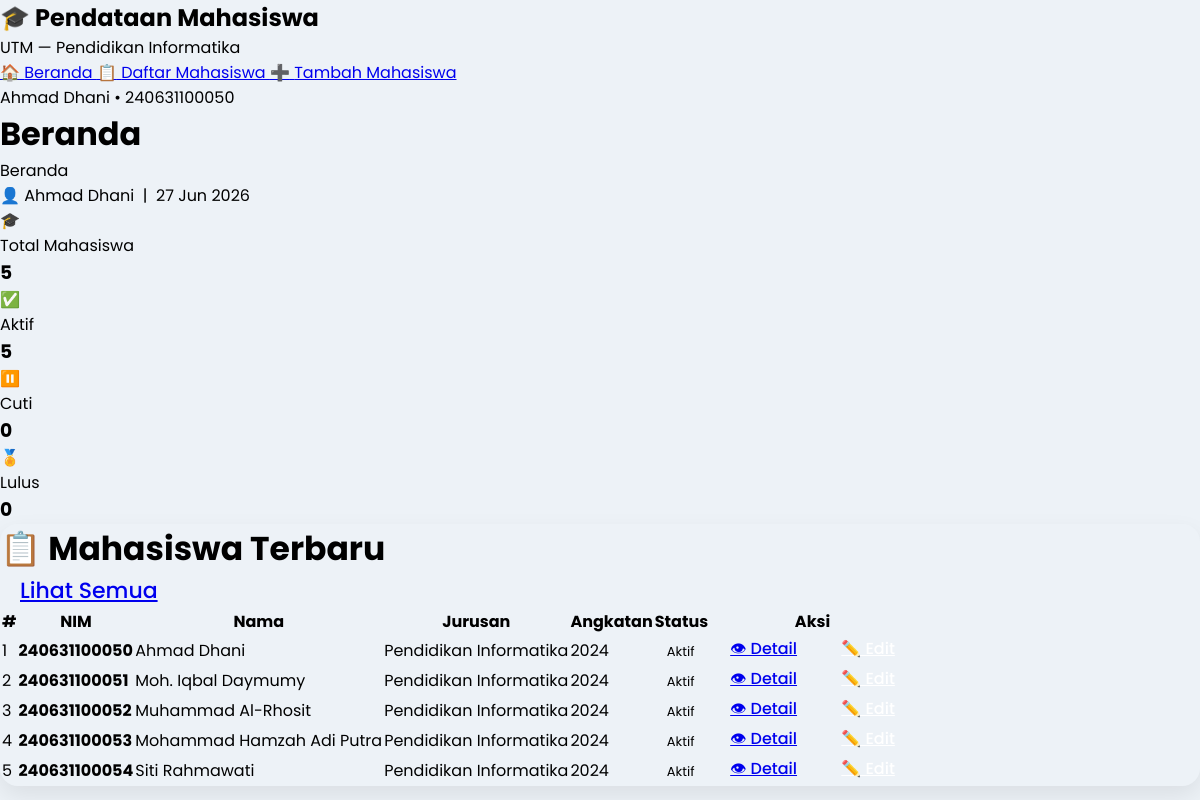
The page / on the database its author committed.
### tables this page shows
CREATE TABLE IF NOT EXISTS mahasiswa (
    id INT AUTO_INCREMENT PRIMARY KEY,
    nim VARCHAR(20) NOT NULL UNIQUE,
    nama VARCHAR(100) NOT NULL,
    jurusan VARCHAR(100) NOT NULL,
    angkatan YEAR NOT NULL,
    jenis_kelamin ENUM('L', 'P') NOT NULL,
    email VARCHAR(100),
    no_hp VARCHAR(20),
    alamat TEXT,
    status ENUM('Aktif', 'Cuti', 'Lulus', 'DO') DEFAULT 'Aktif',
    created_at TIMESTAMP DEFAULT CURRENT_TIMESTAMP
);

### koneksi.php (called while the page is built, shortened)
<?php
$koneksi = mysqli_connect(DB_HOST, DB_USER, DB_PASS, DB_NAME);
mysqli_set_charset($koneksi, 'utf8');
function totalMahasiswa() {
    global $koneksi;
    $result = mysqli_query($koneksi, "SELECT COUNT(*) as total FROM mahasiswa");
    $row = mysqli_fetch_assoc($result);
    return $row['total'];
}
function statistikStatus() {
    global $koneksi;
    $result = mysqli_query($koneksi, "SELECT status, COUNT(*) as jumlah FROM mahasiswa GROUP BY status");
    $data = [];
    while ($row = mysqli_fetch_assoc($result)) {
        $data[$row['status']] = $row['jumlah'];
    }
    return $data;
}
?>

### index.php (the view, shortened to what this page needs)
<?php
require 'koneksi.php';
$page_title = 'Beranda';
$breadcrumb = 'Beranda';
$total       = totalMahasiswa();
$statistik   = statistikStatus();
$aktif  = isset($statistik['Aktif'])  ? $statistik['Aktif']  : 0;
$cuti   = isset($statistik['Cuti'])   ? $statistik['Cuti']   : 0;
$lulus  = isset($statistik['Lulus'])  ? $statistik['Lulus']  : 0;
$query  = "SELECT * FROM mahasiswa ORDER BY created_at DESC LIMIT 5";
$result = mysqli_query($koneksi, $query);
require 'header.php';
?>
<div class="stat-grid">
    <div class="stat-card">
        <div class="stat-icon blue">🎓</div>
        <div class="stat-info">
            <p>Total Mahasiswa</p>
            <h3><?= $total ?></h3>
        </div>
    </div>
    <div class="stat-card">
        <div class="stat-icon green">✅</div>
        <div class="stat-info">
            <p>Aktif</p>
            <h3><?= $aktif ?></h3>
        </div>
    </div>
    <div class="stat-card">
        <div class="stat-icon yellow">⏸️</div>
        <div class="stat-info">
            <p>Cuti</p>
            <h3><?= $cuti ?></h3>
        </div>
    </div>
    <div class="stat-card">
        <div class="stat-icon blue">🏅</div>
        <div class="stat-info">
            <p>Lulus</p>
            <h3><?= $lulus ?></h3>
        </div>
    </div>
</div>
<div class="card">
    <div class="card-header">
        <h2>📋 Mahasiswa Terbaru</h2>
        <a href="daftar.php" class="btn btn-primary btn-sm">Lihat Semua</a>
    </div>
    <div class="table-wrapper">
        <table>
            <thead>
                <tr>
                    <th>#</th>
                    <th>NIM</th>
                    <th>Nama</th>
                    <th>Jurusan</th>
                    <th>Angkatan</th>
                    <th>Status</th>
                    <th>Aksi</th>
                </tr>
            </thead>
            <tbody>
            <?php
            $no = 1;
            if (mysqli_num_rows($result) > 0):
                while ($row = mysqli_fetch_assoc($result)):
                    $badge_status = 'badge-aktif';
            ?>
                <tr>
                    <td><?= $no++ ?></td>
                    <td><strong><?= htmlspecialchars($row['nim']) ?></strong></td>
                    <td><?= htmlspecialchars($row['nama']) ?></td>
                    <td><?= htmlspecialchars($row['jurusan']) ?></td>
                    <td><?= $row['angkatan'] ?></td>
                    <td><span class="badge <?= $badge_status ?>"><?= $row['status'] ?></span></td>
                    <td>
                        <a href="detail.php?id=<?= $row['id'] ?>" class="btn btn-outline btn-sm">👁 Detail</a>
                        <a href="edit.php?id=<?= $row['id'] ?>" class="btn btn-warning btn-sm">✏️ Edit</a>
                    </td>
                </tr>
            <?php
                endwhile;
            endif; ?>
            </tbody>
        </table>
    </div>
</div>
<?php require 'footer.php'; ?>

### header.php (shortened to what this page needs)
<?php
$current_page = basename($_SERVER['PHP_SELF']);
?>
<!DOCTYPE html>
<html lang="id">
<head>
    <link rel="stylesheet" href="css/style.css">
</head>
<body>
<aside class="sidebar">
    <div class="sidebar-brand">
        <h2>🎓 Pendataan Mahasiswa</h2>
        <p>UTM — Pendidikan Informatika</p>
    </div>
    <nav class="sidebar-nav">
        <a href="index.php"   class="<?= $current_page === 'index.php'   ? 'active' : '' ?>">
            <span class="icon">🏠</span> Beranda
        </a>
        <a href="daftar.php"  class="<?= $current_page === 'daftar.php'  ? 'active' : '' ?>">
            <span class="icon">📋</span> Daftar Mahasiswa
        </a>
        <a href="tambah.php"  class="<?= $current_page === 'tambah.php'  ? 'active' : '' ?>">
            <span class="icon">➕</span> Tambah Mahasiswa
        </a>
    </nav>
    <div class="sidebar-footer">
        Ahmad Dhani &bull; 240631100050
    </div>
</aside>
<div class="main">
    <div class="topbar">
        <div>
            <h1><?= isset($page_title) ? $page_title : 'Dashboard' ?></h1>
            <span class="breadcrumb"><?= isset($breadcrumb) ? $breadcrumb : 'Beranda' ?></span>
        </div>
        <div class="user-info">
            👤 Ahmad Dhani &nbsp;|&nbsp; <?= date('d M Y') ?>
        </div>
    </div>
    <div class="content">

### footer.php (shortened to what this page needs)
    </div>
</div>
</body>
</html>

### UAS-PEMWEB-2526G-240631100067/uasaan/css/style.css (style rules this page uses)
* { margin:0; padding:0; box-sizing:border-box; font-family:'Poppins',sans-serif; }
body { background:#edf2f7; }
.card { border:none; border-radius:18px; box-shadow:0 10px 25px rgba(0,0,0,.08); }
.card-header { border:none; font-size:22px; font-weight:600; }
.btn { border-radius:10px; padding:10px 20px; font-weight:500; }
.btn-primary { border:none; }
.btn-warning { color:white; border:none; }
.badge { padding:8px 12px; font-size:13px; }

### rows shown on the page
mahasiswa: nim "240631100050", nama "Ahmad Dhani", jurusan "Pendidikan Informatika", angkatan "2024", status "Aktif"
mahasiswa: nim "240631100051", nama "Moh. Iqbal Daymumy", jurusan "Pendidikan Informatika", angkatan "2024", status "Aktif"
mahasiswa: nim "240631100052", nama "Muhammad Al-Rhosit", jurusan "Pendidikan Informatika", angkatan "2024", status "Aktif"
mahasiswa: nim "240631100053", nama "Mohammad Hamzah Adi Putra", jurusan "Pendidikan Informatika", angkatan "2024", status "Aktif"
mahasiswa: nim "240631100054", nama "Siti Rahmawati", jurusan "Pendidikan Informatika", angkatan "2024", status "Aktif"

### other values the page prints
$page_title "Beranda"
$breadcrumb "Beranda"
$total "5"
$aktif "5"
$cuti "0"
$lulus "0"
